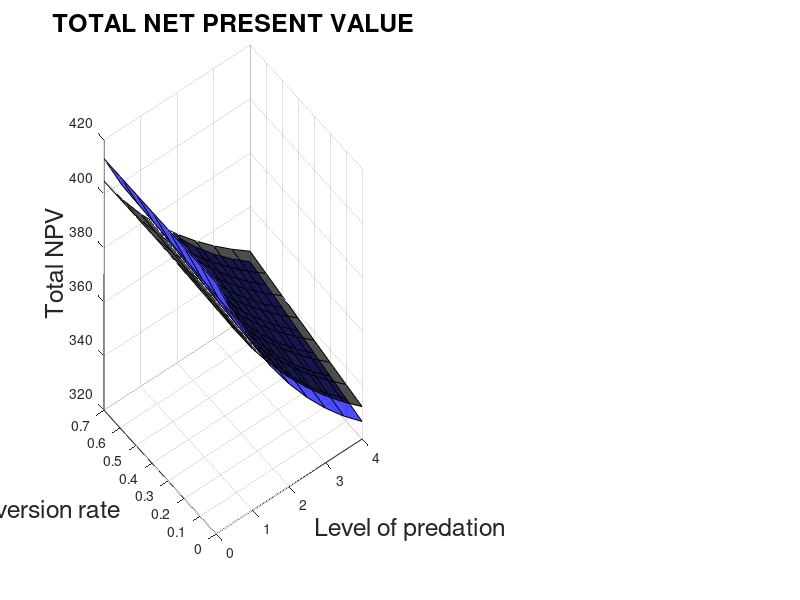

Reproduce this figure in MATLAB. (Note: this script raises an error after producing the figure.)
SNMI = [0 0.5 1 1.5 2 2.5 3 3.5 4] ;
C = [0 0.1 0.2 0.3 0.4 0.5 0.6 0.7] ;

TOTAL_NPV_MOD0 = [413.0605826	395.9825589	381.4475566	368.9133236	358.0168743	348.498873	340.1652815	332.8658195	326.4809283	;
413.0605826	396.3762317	382.1618356	369.8955403	359.2270213	349.9054075	341.7426186	334.5927298	328.3394597	;
413.0605826	396.7705937	382.8783042	370.8817745	360.4431099	351.3197864	343.3296227	336.3310212	330.2109671	;
413.0605826	397.1656483	383.5969811	371.8720733	361.6652246	352.7421388	344.9264711	338.0809213	332.0957285	;
413.0605826	397.5613989	384.3178857	372.8664843	362.8934522	354.1725969	346.5333463	339.8426647	333.9940317	;
413.0605826	397.9578489	385.0410371	373.8650564	364.1278812	355.6112967	348.1504361	341.616494	335.9061746	;
413.0605826	398.3550016	385.766455	374.8678392	365.3686023	357.0583778	349.7779342	343.4026596	337.8324654	;
413.0605826	398.7528605	386.4941594	375.8748832	366.6157083	358.5139836	351.4160401	345.2014202	339.7732236	
] 

PREDATOR_NPV_MOD0=[297.0870963	296.9351898	296.6539656	296.3734767	296.1416351	295.9739315	295.8720156	295.8313396	295.844655	;
297.0870963	297.3307112	297.3724387	297.3609971	297.3567684	297.3839325	297.4503958	297.5562653	297.697842	;
297.0870963	297.727611	298.0953101	298.3566028	298.5838668	298.8097262	299.0482255	299.3040661	299.5770792	;
297.0870963	298.1258998	298.8226375	299.3604364	299.8231876	300.251705	300.6660412	301.0754312	301.4832107	;
297.0870963	298.525588	299.5544782	300.3726452	301.0749958	301.7102742	302.3044035	302.8710817	303.4171162	;
297.0870963	298.926684	300.2908922	301.3933775	302.339564	303.1858552	303.9638941	304.6917691	305.3797201	;
297.0870963	299.3292001	301.0319391	302.4227878	303.6171746	304.6788771	305.6451185	306.5382776	307.3719909	;
297.0870963	299.7331451	301.77768	303.4610318	304.908117	306.1897873	307.3487069	308.4114261	309.3949426	
]

PREY_NPV_MOD0=[115.9734863	99.04736911	84.79359099	72.53984686	61.87523919	52.52494147	44.29326594	37.03447995	30.63627334	;
115.9734863	99.04552049	84.78939687	72.5345432	61.87025296	52.52147505	44.2922228	37.03646454	30.64161772	;
115.9734863	99.04298273	84.78299412	72.52517166	61.85924304	52.51006021	44.28139728	37.02695513	30.63388792	;
115.9734863	99.03974852	84.77434368	72.51163683	61.84203705	52.49043371	44.26042991	37.00549006	30.61251783	;
115.9734863	99.03581095	84.76340748	72.4938391	61.81845641	52.46232267	44.22894279	36.97158305	30.57691556	;
115.9734863	99.03116484	84.75014488	72.47167888	61.7883172	52.42544148	44.18654204	36.92472487	30.52645447	;
115.9734863	99.02580155	84.73451593	72.44505141	61.75142773	52.37950073	44.1328157	36.86438202	30.46047443	;
115.9734863	99.0197154	84.71647941	72.41385134	61.70759128	52.32419628	44.06733315	36.7899942	30.37828107	
]

PREDATOR_HARVEST_MOD0=[1134.428128	1138.509573	1141.011626	1142.610495	1143.639231	1144.278965	1144.634872	1144.770903	1144.72673	;
1134.42806	1139.941929	1143.601154	1146.156313	1147.988227	1149.310446	1150.25118	1150.891289	1151.283226	;
1134.428053	1141.379695	1146.207756	1149.733243	1152.38291	1154.401831	1155.940796	1157.097393	1157.936772	;
1134.428053	1142.822903	1148.831657	1153.341856	1156.824298	1159.554659	1161.70583	1163.391897	1164.690624	;
1134.428053	1144.271594	1151.473097	1156.98273	1161.313442	1164.77053	1167.548469	1169.777599	1171.548188	;
1134.428052	1145.725827	1154.132313	1160.656467	1165.85143	1170.051086	1173.470991	1176.257423	1178.51305	;
1134.42808	1147.185626	1156.809548	1164.36368	1170.43938	1175.398054	1179.475771	1182.834432	1185.588957	;
1134.428053	1148.651051	1159.505051	1168.105004	1175.07845	1180.813265	1185.565286	1189.511826	1192.779849	
]

PREY_HARVEST_MOD0=[509.4440187	449.1672828	398.124196	353.7179147	314.3993819	279.1553822	247.2792232	218.254515	191.6903996	;
509.4439933	448.8652481	397.5421697	352.885794	313.3470905	277.9107559	245.8676323	216.6989601	190.0117357	;
509.4439806	448.5606637	396.9518095	352.0381436	312.2716356	276.6353739	244.4180458	215.0985423	188.2818691	;
509.443974	448.2534904	396.3529497	351.174628	311.1724085	275.3283055	242.9291304	213.4516023	186.4987263	;
509.4439724	447.9436873	395.7454713	350.2948805	310.0487535	273.9885647	241.399515	211.7563786	184.6602634	;
509.4439781	447.6312556	395.129206	349.3985587	308.900022	272.6151438	239.8277964	210.0110328	182.7641374	;
509.443899	447.316147	394.504039	348.4852702	307.7255076	271.2070418	238.2124769	208.2136455	180.8079942	;
509.443947	446.9983423	393.8698164	347.5546536	306.5245171	269.763034	236.552004	206.3622002	178.7893332	
]

PREDATOR_SSB_MOD0=[5000.268121	4888.314409	4813.549608	4762.668896	4728.40864	4706.423557	4693.947531	4689.130565	4690.697756	;
5000.269918	4893.998332	4823.273618	4775.425373	4743.517533	4723.393845	4712.403308	4708.770681	4711.270645	;
5000.270095	4899.704236	4833.062144	4788.293056	4758.782808	4740.561576	4731.09334	4728.677199	4732.138147	;
5000.270096	4905.432551	4842.916242	4801.273999	4774.207981	4757.931937	4750.024203	4748.858412	4753.310292	;
5000.270085	4911.183467	4852.836654	4814.370535	4789.796682	4775.510194	4769.203014	4769.323214	4774.797447	;
5000.270112	4916.956622	4862.824415	4827.584663	4805.552608	4793.302133	4788.637139	4790.080791	4796.61044	;
5000.269394	4922.752769	4872.880427	4840.918722	4821.479664	4811.312916	4808.334195	4811.140649	4818.760911	;
5000.270093	4928.571595	4883.0056	4854.374848	4837.581769	4829.547424	4828.302122	4832.512739	4841.260831	
]

PREY_SSB_MOD0=[1804.090201	1599.553668	1438.180241	1305.725494	1194.022557	1097.921499	1013.954101	939.6709508	873.2761493	;
1804.090526	1602.519867	1442.88418	1311.471466	1200.385414	1104.628703	1020.825811	946.586385	880.1537711	;
1804.090688	1605.50042	1447.629094	1317.285527	1206.840123	1111.447577	1027.824783	953.6415246	887.1803081	;
1804.090771	1608.495561	1452.415763	1323.168914	1213.388736	1118.380996	1034.955022	960.8409085	894.3611014	;
1804.090792	1611.505572	1457.244636	1329.122994	1220.033525	1125.432072	1042.220529	968.1893167	901.7012568	;
1804.090719	1614.530391	1462.116497	1335.149028	1226.776672	1132.603851	1049.62534	975.6917372	909.2068893	;
1804.091727	1617.570291	1467.03171	1341.248518	1233.620618	1139.89947	1057.173827	983.3533743	916.8839074	;
1804.091115	1620.625404	1471.99095	1347.422777	1240.567683	1147.32328	1064.870486	991.1796811	924.7386598	
]

PREDATOR_CPUE_MOD0=[2.542146906	2.42003559	2.338706354	2.283463204	2.246314964	2.222498067	2.208990086	2.203776163	2.205472412	;
2.542148869	2.423610762	2.344576248	2.290900536	2.25486187	2.231843915	2.218908241	2.214091075	2.216039668	;
2.542149063	2.427200169	2.35048572	2.29840292	2.263496546	2.24129631	2.228948443	2.22454018	2.226750836	;
2.542149064	2.430804207	2.356435503	2.305971566	2.272220977	2.250858098	2.239114022	2.235127615	2.23761088	;
2.542149052	2.43442301	2.362425984	2.313607957	2.28103721	2.26053211	2.249408737	2.245857953	2.248624862	;
2.542149082	2.438056107	2.368457858	2.321313193	2.289947309	2.270321646	2.25983646	2.256735852	2.259798015	;
2.542148297	2.441704243	2.374531673	2.329088708	2.298953495	2.280229223	2.270401157	2.267766077	2.27113615	;
2.542149061	2.445367	2.380647973	2.336935695	2.308057947	2.290256885	2.281106965	2.278953619	2.282645093	
]

PREY_CPUE_MOD0=[1.390827961	1.212391896	1.074081724	0.96242859	0.869740849	0.791188624	0.723533884	0.664500636	0.612428505	;
1.390828267	1.215177761	1.078474049	0.9677644	0.875618393	0.797352752	0.729817924	0.670793875	0.618657087	;
1.39082842	1.217977629	1.082906202	0.973166164	0.88158462	0.803624346	0.736224059	0.677220724	0.625027662	;
1.390828499	1.220791728	1.08737894	0.978635102	0.887641549	0.810006231	0.742756191	0.683785611	0.631545421	;
1.390828519	1.223620328	1.091892714	0.984172559	0.89379141	0.816501458	0.749418232	0.690493202	0	;
1.39082845	1.226463375	1.096448288	0.98977978	0.90003635	0.823113024	0.756214139	0.697348369	0.645043414	;
1.390829402	1.229321133	1.101046034	0.99545824	0.906378762	0.829844015	0.763148187	0.704356194	0.65203535	;
1.390828825	1.232193729	1.105686615	1.001209239	0.912820935	0.836698636	0.770224779	0.711522006	0.659197361	
]



TOTAL_NPV_MOD1 = [404.7708616	391.3533652	379.7335143	369.4976597	360.377198	352.1856135	344.7870585	338.0790065	331.9819418	;
404.7708616	391.6711708	380.3187026	370.313656	361.3959559	353.384761	346.1482092	339.5866856	333.6228656	;
404.7708616	391.9894425	380.9054111	371.1325121	362.4190442	354.5897551	347.5167184	341.1032017	335.2740539	;
404.7708616	392.3081821	381.4936506	371.9542557	363.4465144	355.8006765	348.8927005	342.6287059	336.9356966	;
404.7708616	392.6273915	382.0834318	372.7789146	364.4784187	357.0176078	350.2762728	344.1633534	338.6079894	;
404.7708616	392.9470725	382.6747657	373.6065175	365.5148108	358.2406334	351.6675554	345.7073038	340.2911339	;
404.7708616	393.2672271	383.2676635	374.4370932	366.5557449	359.4698397	353.0666717	347.2607211	341.9853377	;
404.7708616	393.587857	383.8621363	375.2706711	367.6012767	360.705315	354.4737481	348.8237742	343.690815	
] 

PREDATOR_NPV_MOD1=[288.7973753	288.5422275	288.0186096	287.4246139	286.8498208	286.3367082	285.9051077	285.5632994	285.3133182	;
288.7973753	288.8643426	288.6159365	288.2604767	287.89473	287.5663988	287.2991951	287.104365	286.9862462	;
288.7973753	289.1873585	289.2162664	289.1020234	288.9482861	288.8077996	288.7080551	288.6631986	288.679836	;
288.7973753	289.5112908	289.8196316	289.949338	290.010646	290.0611573	290.132037	290.2402636	290.3946714	;
288.7973753	289.8361457	290.4260616	290.8025035	291.0819676	291.3267249	291.5715017	291.836039	292.1313585	;
288.7973753	290.1619263	291.0355892	291.6616079	292.1624171	292.6047643	293.026823	293.4510229	293.8905255	;
288.7973753	290.4886399	291.6482493	292.5267406	293.2521611	293.8955443	294.4983874	295.0857306	295.6728281	;
288.7973753	290.8162909	292.2640751	293.3979908	294.3513738	295.199342	295.9865942	296.7406987	297.4789492	
]

PREY_NPV_MOD1=[115.9734863	102.8111377	91.71490473	82.0730458	73.52737727	65.84890535	58.8819508	52.51570713	46.66862358	;
115.9734863	102.8068282	91.70276612	82.05317926	73.50122588	65.81836225	58.84901404	52.4823206	46.63661941	;
115.9734863	102.8020839	91.6891447	82.03048868	73.47075815	65.78195552	58.80866327	52.44000306	46.59421785	;
115.9734863	102.7968913	91.67401897	82.00491767	73.43586834	65.73951918	58.76066352	52.38844231	46.54102523	;
115.9734863	102.7912458	91.65737021	81.97641111	73.39645117	65.69088289	58.70477107	52.32731443	46.47663093	;
115.9734863	102.7851462	91.63917655	81.94490958	73.35239373	65.63586907	58.64073242	52.25628089	46.40060843	;
115.9734863	102.7785872	91.61941415	81.91035257	73.30358389	65.57429541	58.56828428	52.17499054	46.31250957	;
115.9734863	102.7715661	91.59806118	81.87268025	73.24990287	65.50597301	58.48715393	52.08307546	46.21186579	
]

PREDATOR_HARVEST_MOD1=[1011.208385	1010.94136	1009.980643	1008.824911	1007.689895	1006.673384	1005.818834	1005.143238	1004.650041	;
1011.208385	1012.084297	1012.082512	1011.748839	1011.329554	1010.943364	1010.64861	1010.473232	1010.428907	;
1011.208385	1013.230818	1014.196107	1014.694767	1015.002443	1015.258102	1015.534597	1015.870591	1016.285875	;
1011.208386	1014.380964	1016.321559	1017.66303	1018.70919	1019.618579	1020.478178	1021.337141	1022.223237	;
1011.208387	1015.534757	1018.458995	1020.65397	1022.450431	1024.025802	1025.480783	1026.874775	1028.243382	;
1011.208382	1016.692217	1020.60855	1023.667937	1026.226828	1028.480812	1030.543896	1032.485464	1034.348794	;
1011.208381	1017.85337	1022.770362	1026.705292	1030.039052	1032.984684	1035.669052	1038.171251	1040.542066	;
1011.208383	1019.018236	1024.944571	1029.766397	1033.887802	1037.538523	1040.85784	1043.934265	1046.825903	
]

PREY_HARVEST_MOD1=[509.4440432	464.2267532	426.0366616	392.6078961	362.639833	335.3126435	310.0743384	286.5340533	264.4037893	;
509.4440323	463.9788136	425.5431937	391.8837877	361.7032457	334.1824257	308.7689167	285.0710716	262.8001083	;
509.4440353	463.7292955	425.0441799	391.1486892	360.7497713	333.0291032	307.4341184	283.5725249	261.1548548	;
509.4440254	463.4781136	424.5393509	390.4024089	359.778983	331.8520572	306.0690825	282.0372766	259.4665752	;
509.4439885	463.2252071	424.0286483	389.6447154	358.7905204	330.650681	304.6729167	280.4641295	257.733758	;
509.4438958	462.9705825	423.5120148	388.8754215	357.7839571	329.4243039	303.2446771	278.8518104	255.9547958	;
509.4439793	462.7142007	422.9893473	388.0943098	356.7588906	328.1722622	301.7833881	277.1990388	254.1280204	;
509.4440292	462.4560651	422.4605592	387.301165	355.7148773	326.8938686	300.2880509	275.5044362	252.2516903	
]

PREDATOR_SSB_MOD1=[3547.823084	3365.570783	3234.35136	3136.644824	3062.687465	3006.520891	2964.278497	2933.350277	2911.920965	;
3547.822755	3370.552955	3242.804273	3147.671057	3075.694903	3021.095054	2980.112082	2950.204937	2929.602641	;
3547.823001	3375.548528	3251.306998	3158.782742	3088.822996	3035.822202	2996.127932	2967.267617	2947.514875	;
3547.822533	3380.561227	3259.860065	3169.98127	3102.074075	3050.705699	3012.330493	2984.54402	2965.664591	;
3547.821677	3385.591446	3268.463412	3181.267617	3115.450173	3065.74893	3028.724373	3002.039969	2984.058974	;
3547.824459	3390.6384	3277.117592	3192.643318	3128.953867	3080.955482	3045.314365	3019.761557	3002.705218	;
3547.82509	3395.702787	3285.823384	3204.109871	3142.587365	3096.328961	3062.105434	3037.715055	3021.611022	;
3547.824035	3400.784339	3294.581109	3215.668509	3156.35328	3111.873142	3079.102698	3055.907055	3040.784406	
]

PREY_SSB_MOD1=[1804.08989	1650.371899	1527.790009	1425.558847	1337.664716	1260.411768	1191.361984	1128.817045	1071.544684	;
1804.090029	1652.796067	1531.789633	1430.634581	1343.498932	1266.787238	1198.124461	1135.85383	1078.771978	;
1804.089991	1655.229362	1535.816764	1435.760989	1349.404631	1273.253881	1204.995856	1143.015421	1086.138043	;
1804.090117	1657.672066	1539.873523	1440.93875	1355.383497	1279.813818	1211.978907	1150.305185	1093.646996	;
1804.090587	1660.12471	1543.960216	1446.16898	1361.436813	1286.469053	1219.076444	1157.726732	1101.303104	;
1804.091767	1662.587285	1548.076983	1451.452255	1367.566131	1293.221905	1226.29149	1165.28394	1109.111069	;
1804.090704	1665.060042	1552.224326	1456.789394	1373.772931	1300.074604	1233.627153	1172.98061	1117.075654	;
1804.090068	1667.542925	1556.402699	1462.181266	1380.058829	1307.029439	1241.086578	1180.820906	1125.201813	
]

PREDATOR_CPUE_MOD1=[3.204502946	3.002449802	2.857264265	2.749322346	2.667713164	2.605791761	2.559253792	2.525198493	2.501611511	;
3.204502581	3.007304657	2.865408097	2.759840111	2.680009719	2.619456524	2.573986355	2.540768624	2.517833396	;
3.204502855	3.012172253	2.873600283	2.770439761	2.692420662	2.633264821	2.588888262	2.556530164	2.534265422	;
3.204502335	3.017056701	2.881841334	2.781122642	2.70494821	2.647219812	2.603963636	2.572488371	2.550913927	;
3.204501385	3.021958426	2.890131104	2.791889634	2.717594246	2.661324663	2.61921675	2.588648598	2.567785489	;
3.204504472	3.026876543	2.898470128	2.802742235	2.730361241	2.675582741	2.634652055	2.605016452	2.584886634	;
3.204505173	3.031811813	2.906859188	2.813681896	2.743251248	2.689997419	2.650274162	2.621597698	2.602224391	;
3.204504002	3.036763926	2.915298558	2.824709768	2.756266759	2.704572237	2.666087818	2.638398401	2.619806072	
]

PREY_CPUE_MOD1=[1.390827666	1.256491661	1.150757421	1.063628619	0.989555812	0.925141715	0.868153306	0.817040579	0.770682968	;
1.390827798	1.258775215	1.154513811	1.068382196	0.995004681	0.931079827	0.874434541	0.823558211	0.777357531	;
1.390827762	1.261067686	1.158297046	1.07318502	1.000522903	0.93710622	0.880821033	0.83019621	0.784165658	;
1.390827881	1.263369353	1.162109129	1.078037771	1.006112125	0.943222981	0.887315478	0.836957892	0.791111397	;
1.390828325	1.265680718	1.16595036	1.082941531	1.011773618	0.949432089	0.893920661	0.843846806	0.798198946	;
1.390829441	1.268001774	1.169820891	1.087896884	1.017508908	0.955735823	0.900639556	0.850866761	0.805432913	;
1.390828436	1.27033276	1.173721209	1.09290464	1.023319455	0.962136382	0.907475222	0.8580215	0.812817978	;
1.390827835	1.272673629	1.177651756	1.097965658	1.029206851	0.968636026	0.914430758	0.865315116	0.820359013	
]

%%%%%%%%%%%%%%%%%%%%%%%%%
%%%%%%%%%%%%%%%%%%%%%%%%%
%%%%%%%%%%%%%%%%%%%%%%%%%
%%%%%%%%%%%%%%%%%%%%%%%%%

figure 
subplot(7,2,[1,3,5,7,9,11,13]);
surf(SNMI,C,TOTAL_NPV_MOD0,'FaceColor','b','FaceAlpha',0.7)
hold on
surf(SNMI,C,TOTAL_NPV_MOD1,'FaceColor','k', 'FaceAlpha',0.7)
title('TOTAL NET PRESENT VALUE','FontSize',18)
xlabel('Level of predation','FontSize',18)
ylabel('Conversion rate','FontSize',18)
zlabel('Total NPV','FontSize',18)
ax = gca; 
ax.FontSize = 18; 
hold off

subplot(7,2,[2,4,6]);
surf(SNMI,C,PREDATOR_NPV_MOD0,'FaceColor','b','FaceAlpha',0.7)
hold on
surf(SNMI,C,PREDATOR_NPV_MOD1,'FaceColor','k', 'FaceAlpha',0.7)
title('PREDATOR NET PRESENT VALUE','FontSize',18)
xlabel('Level of predation','FontSize',18)
ylabel('Conversion rate','FontSize',18)
zlabel('Predator NPV','FontSize',18)
ax = gca; 
ax.FontSize = 18; 
sgtitle('SELECTIVITY MODE 1 (BLUE SURFACE) VS. SELECTIVITY MODE 2 (BLACK SURFACE)','FontSize',18,'fontweight','bold') 
hold off

subplot(7,2,[10,12,14]);
surf(SNMI,C,PREY_NPV_MOD0,'FaceColor','b','FaceAlpha',0.7)
hold on
surf(SNMI,C,PREY_NPV_MOD1,'FaceColor','k', 'FaceAlpha',0.7)
title('PREY NET PRESENT VALUE','FontSize',18)
xlabel('Level of predation','FontSize',18)
ylabel('Conversion rate','FontSize',18)
zlabel('Prey NPV','FontSize',18)
ax = gca; 
ax.FontSize = 18; 
hold off

%%%%%%%%%%%%%%%%%%%%%%%%%%%%%%%%%%%%%%%%%%%%%%%%%%

figure
subplot(2,2,1);
surf(SNMI,C,PREDATOR_HARVEST_MOD0,'FaceColor','b','FaceAlpha',0.7)
hold on
surf(SNMI,C,PREDATOR_HARVEST_MOD1,'FaceColor','k', 'FaceAlpha',0.7)
title('PREDATOR HARVEST','FontSize',18)
xlabel('Level of predation','FontSize',18)
ylabel('Conversion rate','FontSize',18)
zlabel('Predator harvest','FontSize',18)
ax = gca; 
ax.FontSize = 18; 
hold off

subplot(2,2,2);
surf(SNMI,C,PREY_HARVEST_MOD0,'FaceColor','b','FaceAlpha',0.7)
hold on
surf(SNMI,C,PREY_HARVEST_MOD1,'FaceColor','k', 'FaceAlpha',0.7)
title('PREY HARVEST','FontSize',18)
xlabel('Level of predation','FontSize',18)
ylabel('Conversion rate','FontSize',18)
zlabel('Prey harvest','FontSize',18)
ax = gca; 
ax.FontSize = 18; 
hold off

subplot(2,2,3); 
surf(SNMI,C,PREDATOR_SSB_MOD0,'FaceColor','b','FaceAlpha',0.7)
hold on
surf(SNMI,C,PREDATOR_SSB_MOD1,'FaceColor','k', 'FaceAlpha',0.7)
title('PREDATOR SSB','FontSize',18)
xlabel('Level of predation','FontSize',18)
ylabel('Conversion rate','FontSize',18)
zlabel('Predator SSB','FontSize',18)
ax = gca; 
ax.FontSize = 18; 
hold off

subplot(2,2,4);
surf(SNMI,C,PREY_SSB_MOD0,'FaceColor','b','FaceAlpha',0.7)
hold on
surf(SNMI,C,PREY_SSB_MOD1,'FaceColor','k', 'FaceAlpha',0.7)
title('PREY SSB','FontSize',18)
xlabel('Level of predation','FontSize',18)
ylabel('Conversion rate','FontSize',18)
zlabel('Prey SSB','FontSize',18)
ax = gca; 
ax.FontSize = 18; 
hold off

%%%%%%%%%%%%%%%%%%%%%%%%%
%%%%%%%%%%%%%%%%%%%%%%%%%
%%%%%%%%%%%%%%%%%%%%%%%%%

% figure 
% colormap winter
% subplot(3,3,1);
% surf(SNMI,C,TOTAL_NPV_MOD0,'FaceAlpha',0.7)
% title('TOTAL NET PRESENT VALUE')
% xlabel('Level of predation')
% ylabel('Conversion rate')
% zlabel('Total NPV')
% 
% 
% subplot(3,3,2);
% surf(SNMI,C,PREDATOR_NPV_MOD0,'FaceAlpha',0.7)
% title('PREDATOR NET PRESENT VALUE')
% xlabel('Level of predation')
% ylabel('Conversion rate')
% zlabel('Predator NPV')
% 
% subplot(3,3,3);
% surf(SNMI,C,PREY_NPV_MOD0,'FaceAlpha',0.7)
% title('PREY NET PRESENT VALUE')
% xlabel('Level of predation')
% ylabel('Conversion rate')
% zlabel('Prey NPV')
% 
% subplot(3,3,4);
% surf(SNMI,C,PREDATOR_HARVEST_MOD0,'FaceAlpha',0.7)
% title('PREDATOR HARVEST')
% xlabel('Level of predation')
% ylabel('Conversion rate')
% zlabel('Predator harvest')
% 
% 
% subplot(3,3,5);
% surf(SNMI,C,PREY_HARVEST_MOD0,'FaceAlpha',0.7)
% title('PREY HARVEST')
% xlabel('Level of predation')
% ylabel('Conversion rate')
% zlabel('Prey harvest')
% 
% 
% subplot(3,3,6); 
% surf(SNMI,C,PREDATOR_SSB_MOD0,'FaceAlpha',0.7)
% title('PREDATOR SSB')
% xlabel('Level of predation')
% ylabel('Conversion rate')
% zlabel('Predator SSB')
% 
% 
% subplot(3,3,7);
% surf(SNMI,C,PREY_SSB_MOD0,'FaceAlpha',0.7)
% title('PREY SSB')
% xlabel('Level of predation')
% ylabel('Conversion rate')
% zlabel('Prey SSB')
% 
% 
% subplot(3,3,8);
% surf(SNMI,C,PREDATOR_CPUE_MOD0,'FaceAlpha',0.7)
% title('PREDATOR CPUE')
% xlabel('Level of predation')
% ylabel('Conversion rate')
% zlabel('Predator CPUE')
% 
% subplot(3,3,9);
% surf(SNMI,C,PREY_CPUE_MOD0,'FaceAlpha',0.7)
% title('PREY CPUE')
% xlabel('Level of predation')
% ylabel('Conversion rate')
% zlabel('Prey CPUE')
% 
% sgtitle('SELECTIVITY MODE 1') 
% 
% 
% %%%%%%%%%%%%%%%%%%%%%%%%
% %%%%%%%%%%%%%%%%%%%%%%%%
% 
% figure 
% colormap summer
% subplot(3,3,1);
% surf(SNMI,C,TOTAL_NPV_MOD1,'FaceAlpha',0.7)
% title('TOTAL NET PRESENT VALUE')
% xlabel('Level of predation')
% ylabel('Conversion rate')
% zlabel('Total NPV')
% 
% subplot(3,3,2);
% surf(SNMI,C,PREDATOR_NPV_MOD1,'FaceAlpha',0.7)
% title('PREDATOR NET PRESENT VALUE')
% xlabel('Level of predation')
% ylabel('Conversion rate')
% zlabel('Predator NPV')
% 
% subplot(3,3,3);
% surf(SNMI,C,PREY_NPV_MOD1,'FaceAlpha',0.7)
% title('PREY NET PRESENT VALUE')
% xlabel('Level of predation')
% ylabel('Conversion rate')
% zlabel('Prey NPV')
% 
% subplot(3,3,4);
% surf(SNMI,C,PREDATOR_HARVEST_MOD1,'FaceAlpha',0.7)
% title('PREDATOR HARVEST')
% xlabel('Level of predation')
% ylabel('Conversion rate')
% zlabel('Predator harvest')
% 
% subplot(3,3,5);
% surf(SNMI,C,PREY_HARVEST_MOD1,'FaceAlpha',0.7)
% title('PREY HARVEST')
% xlabel('Level of predation')
% ylabel('Conversion rate')
% zlabel('Prey harvest')
% 
% subplot(3,3,6); 
% surf(SNMI,C,PREDATOR_SSB_MOD1,'FaceAlpha',0.7)
% title('PREDATOR SSB')
% xlabel('Level of predation')
% ylabel('Conversion rate')
% zlabel('Predator SSB')
% 
% subplot(3,3,7);
% surf(SNMI,C,PREY_SSB_MOD1,'FaceAlpha',0.7)
% title('PREY SSB')
% xlabel('Level of predation')
% ylabel('Conversion rate')
% zlabel('Prey SSB')
% 
% subplot(3,3,8);
% surf(SNMI,C,PREDATOR_CPUE_MOD1,'FaceAlpha',0.7)
% title('PREDATOR CPUE')
% xlabel('Level of predation')
% ylabel('Conversion rate')
% zlabel('Predator CPUE')
% 
% subplot(3,3,9);
% surf(SNMI,C,PREY_CPUE_MOD1,'FaceAlpha',0.7)
% title('PREY CPUE')
% xlabel('Level of predation')
% ylabel('Conversion rate')
% zlabel('Prey CPUE')
% 
% sgtitle('SELECTIVITY MODE 2') 
% 
% %%%%%%%%%%%%%%%%%%%%%%%%
% %%%%%%%%%%%%%%%%%%%%%%%%
% 
% 
% figure 
% subplot(3,3,1);
% surf(SNMI,C,TOTAL_NPV_MOD0,'FaceColor','b','FaceAlpha',0.7)
% hold on
% surf(SNMI,C,TOTAL_NPV_MOD1,'FaceColor','k', 'FaceAlpha',0.7)
% legend('Selectivity mode 1', 'Selectivity mode 2')
% title('TOTAL NET PRESENT VALUE')
% xlabel('Level of predation')
% ylabel('Conversion rate')
% zlabel('Total NPV')
% hold off
% 
% subplot(3,3,2);
% surf(SNMI,C,PREDATOR_NPV_MOD0,'FaceColor','b','FaceAlpha',0.7)
% hold on
% surf(SNMI,C,PREDATOR_NPV_MOD1,'FaceColor','k', 'FaceAlpha',0.7)
% legend('Selectivity mode 1', 'Selectivity mode 2')
% title('PREDATOR NET PRESENT VALUE')
% xlabel('Level of predation')
% ylabel('Conversion rate')
% zlabel('Predator NPV')
% hold off
% 
% subplot(3,3,3);
% surf(SNMI,C,PREY_NPV_MOD0,'FaceColor','b','FaceAlpha',0.7)
% hold on
% surf(SNMI,C,PREY_NPV_MOD1,'FaceColor','k', 'FaceAlpha',0.7)
% legend('Selectivity mode 1', 'Selectivity mode 2')
% title('PREY NET PRESENT VALUE')
% xlabel('Level of predation')
% ylabel('Conversion rate')
% zlabel('Prey NPV')
% hold off
% 
% subplot(3,3,4);
% surf(SNMI,C,PREDATOR_HARVEST_MOD0,'FaceColor','b','FaceAlpha',0.7)
% hold on
% surf(SNMI,C,PREDATOR_HARVEST_MOD1,'FaceColor','k', 'FaceAlpha',0.7)
% legend('Selectivity mode 1', 'Selectivity mode 2')
% title('PREDATOR HARVEST')
% xlabel('Level of predation')
% ylabel('Conversion rate')
% zlabel('Predator harvest')
% hold off
% 
% subplot(3,3,5);
% surf(SNMI,C,PREY_HARVEST_MOD0,'FaceColor','b','FaceAlpha',0.7)
% hold on
% surf(SNMI,C,PREY_HARVEST_MOD1,'FaceColor','k', 'FaceAlpha',0.7)
% legend('Selectivity mode 1', 'Selectivity mode 2')
% title('PREY HARVEST')
% xlabel('Level of predation')
% ylabel('Conversion rate')
% zlabel('Prey harvest')
% hold off
% 
% subplot(3,3,6); 
% surf(SNMI,C,PREDATOR_SSB_MOD0,'FaceColor','b','FaceAlpha',0.7)
% hold on
% surf(SNMI,C,PREDATOR_SSB_MOD1,'FaceColor','k', 'FaceAlpha',0.7)
% legend('Selectivity mode 1', 'Selectivity mode 2')
% title('PREDATOR SSB')
% xlabel('Level of predation')
% ylabel('Conversion rate')
% zlabel('Predator SSB')
% hold off
% 
% subplot(3,3,7);
% surf(SNMI,C,PREY_SSB_MOD0,'FaceColor','b','FaceAlpha',0.7)
% hold on
% surf(SNMI,C,PREY_SSB_MOD1,'FaceColor','k', 'FaceAlpha',0.7)
% legend('Selectivity mode 1', 'Selectivity mode 2')
% title('PREY SSB')
% xlabel('Level of predation')
% ylabel('Conversion rate')
% zlabel('Prey SSB')
% hold off
% 
% subplot(3,3,8);
% surf(SNMI,C,PREDATOR_CPUE_MOD0,'FaceColor','b','FaceAlpha',0.7)
% hold on
% surf(SNMI,C,PREDATOR_CPUE_MOD1,'FaceColor','k', 'FaceAlpha',0.7)
% legend('Selectivity mode 1', 'Selectivity mode 2')
% title('PREDATOR CPUE')
% xlabel('Level of predation')
% ylabel('Conversion rate')
% zlabel('Predator CPUE')
% hold off
% 
% subplot(3,3,9);
% surf(SNMI,C,PREY_CPUE_MOD0, 'FaceColor','b','FaceAlpha',0.7)
% hold on
% surf(SNMI,C,PREY_CPUE_MOD1,'FaceColor','k', 'FaceAlpha',0.7)
% legend('Selectivity mode 1', 'Selectivity mode 2')
% title('PREY CPUE')
% xlabel('Level of predation')
% ylabel('Conversion rate')
% zlabel('Prey CPUE')
% hold off
% 
% sgtitle('SELECTIVITY MODE 1 VS. SELECTIVITY MODE 2') 
% 
% %%%%%%%%%%%%%%%%%%%%%%%%%%%
% %%%%%%%%%%%%%%%%%%%%%%%%%%%
% 
% 
% figure
% surf(SNMI,C,TOTAL_NPV_MOD0,'FaceColor','b','FaceAlpha',0.7)
% hold on
% surf(SNMI,C,TOTAL_NPV_MOD1,'FaceColor','k', 'FaceAlpha',0.7)
% legend('Selectivity mode 1', 'Selectivity mode 2')
% title('TOTAL NET PRESENT VALUE')
% xlabel('Level of predation')
% ylabel('Conversion rate')
% zlabel('Total NPV')
% hold off
% 
% figure 
% surf(SNMI,C,PREDATOR_NPV_MOD0,'FaceColor','b','FaceAlpha',0.7)
% hold on
% surf(SNMI,C,PREDATOR_NPV_MOD1,'FaceColor','k', 'FaceAlpha',0.7)
% legend('Selectivity mode 1', 'Selectivity mode 2')
% title('PREDATOR NET PRESENT VALUE')
% xlabel('Level of predation')
% ylabel('Conversion rate')
% zlabel('Predator NPV')
% hold off
% 
% figure 
% surf(SNMI,C,PREY_NPV_MOD0,'FaceColor','b','FaceAlpha',0.7)
% hold on
% surf(SNMI,C,PREY_NPV_MOD1,'FaceColor','k', 'FaceAlpha',0.7)
% legend('Selectivity mode 1', 'Selectivity mode 2')
% title('PREY NET PRESENT VALUE')
% xlabel('Level of predation')
% ylabel('Conversion rate')
% zlabel('Prey NPV')
% hold off
% 
% figure 
% surf(SNMI,C,PREDATOR_HARVEST_MOD0,'FaceColor','b','FaceAlpha',0.7)
% hold on
% surf(SNMI,C,PREDATOR_HARVEST_MOD1,'FaceColor','k', 'FaceAlpha',0.7)
% legend('Selectivity mode 1', 'Selectivity mode 2')
% title('PREDATOR HARVEST')
% xlabel('Level of predation')
% ylabel('Conversion rate')
% zlabel('Predator harvest')
% hold off
% 
% figure 
% surf(SNMI,C,PREY_HARVEST_MOD0,'FaceColor','b','FaceAlpha',0.7)
% hold on
% surf(SNMI,C,PREY_HARVEST_MOD1,'FaceColor','k', 'FaceAlpha',0.7)
% legend('Selectivity mode 1', 'Selectivity mode 2')
% title('PREY HARVEST')
% xlabel('Level of predation')
% ylabel('Conversion rate')
% zlabel('Prey harvest')
% hold off
% 
% 
% figure 
% surf(SNMI,C,PREDATOR_SSB_MOD0,'FaceColor','b','FaceAlpha',0.7)
% hold on
% surf(SNMI,C,PREDATOR_SSB_MOD1,'FaceColor','k', 'FaceAlpha',0.7)
% legend('Selectivity mode 1', 'Selectivity mode 2')
% title('PREDATOR SSB')
% xlabel('Level of predation')
% ylabel('Conversion rate')
% zlabel('Predator SSB')
% hold off
% 
% figure 
% surf(SNMI,C,PREY_SSB_MOD0,'FaceColor','b','FaceAlpha',0.7)
% hold on
% surf(SNMI,C,PREY_SSB_MOD1,'FaceColor','k', 'FaceAlpha',0.7)
% legend('Selectivity mode 1', 'Selectivity mode 2')
% title('PREY SSB')
% xlabel('Level of predation')
% ylabel('Conversion rate')
% zlabel('Prey SSB')
% hold off
% 
% 
% figure 
% surf(SNMI,C,PREDATOR_CPUE_MOD0,'FaceColor','b','FaceAlpha',0.7)
% hold on
% surf(SNMI,C,PREDATOR_CPUE_MOD1,'FaceColor','k', 'FaceAlpha',0.7)
% legend('Selectivity mode 1', 'Selectivity mode 2')
% title('PREDATOR CPUE')
% xlabel('Level of predation')
% ylabel('Conversion rate')
% zlabel('Predator CPUE')
% hold off
% 
% figure 
% surf(SNMI,C,PREY_CPUE_MOD0, 'FaceColor','b','FaceAlpha',0.7)
% hold on
% surf(SNMI,C,PREY_CPUE_MOD1,'FaceColor','k', 'FaceAlpha',0.7)
% legend('Selectivity mode 1', 'Selectivity mode 2')
% title('PREY CPUE')
% xlabel('Level of predation')
% ylabel('Conversion rate')
% zlabel('Prey CPUE')
% hold off
% 
% 
